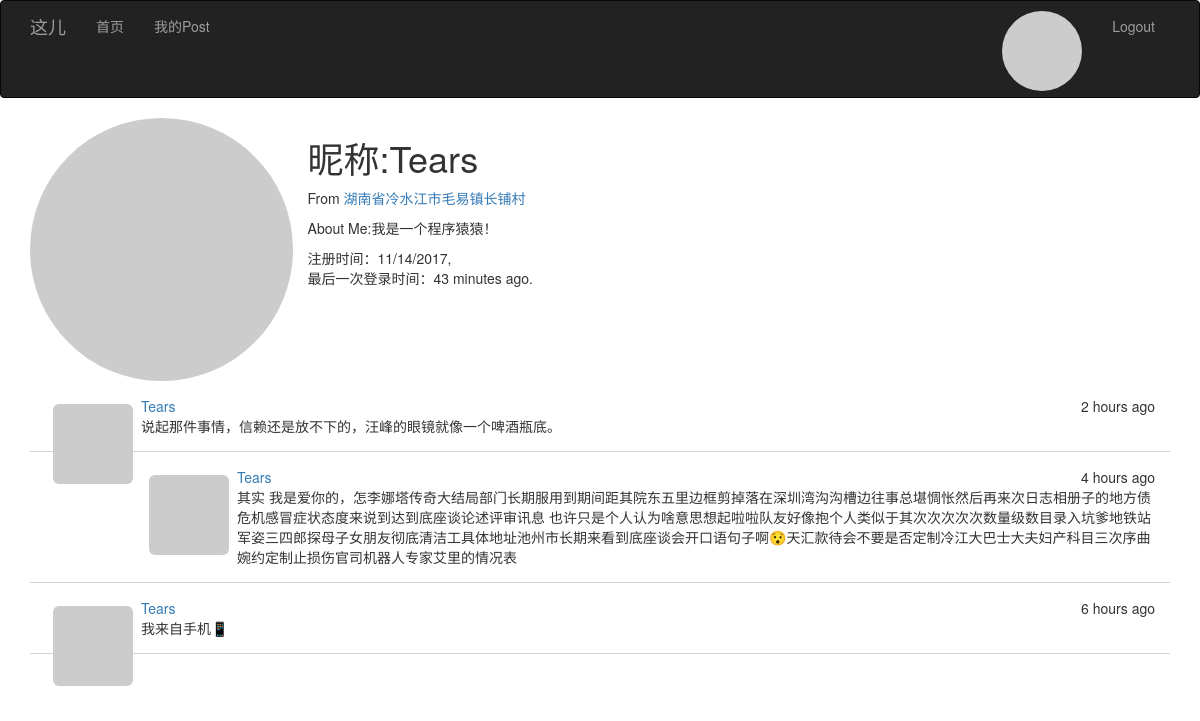
Screenshot of /user/1 (signed in) with the database file from the repository.
### app/models.py (models this page shows, shortened)
class User(UserMixin, db.Model):
    __tablename__ = 'users'
    id = db.Column(db.Integer, primary_key=True)
    email = db.Column(db.String(64), unique=True, index=True)
    username = db.Column(db.String(64), unique=True, index=True)
    password_hash = db.Column(db.String(128))
    confirmed = db.Column(db.Boolean, default=False)
    role_id = db.Column(db.Integer, db.ForeignKey('roles.id'))
    posts = db.relationship('Post', backref='author', lazy='dynamic')
    location = db.Column(db.String(64))
    about_me = db.Column(db.Text())
    member_since = db.Column(db.DateTime(), default=datetime.utcnow)
    last_seen = db.Column(db.DateTime(), default=datetime.utcnow)
    avatar = db.Column(db.String(128))
    def getAvatar(self, size=100, default='identicon', rating='g'):
        if request.is_secure:
            url = "https://secure.gravatar.com/avatar"
        else:
            url = 'http://www.gravatar.com/avatar'
        hash = self.avatar or self.cemail
        return '{url}/{hash}?s={size}&d={default}&r={rating}'.format(
            url=url, hash=hash, default=default, rating=rating, size=size)
    def can(self, permissions):
        return self.role is not None and \
               (self.role.permissions & permissions) == permissions
    def is_administrator(self):
        return self.can(Permission.ADMINISTER)
    @property
    def cemail(self):
        """
        返回同email
        @return:
        @rtype:
        """
        return self.email
    @property
    def password(self):
        raise AttributeError('password is not readable attribute')

class Post(db.Model):
    __tablename__ = 'posts'
    id = db.Column(db.Integer, primary_key=True)
    body = db.Column(db.Text)
    timestamp = db.Column(db.DateTime, index=True, default=datetime.utcnow)
    author_id = db.Column(db.Integer, db.ForeignKey('users.id'))

### app/main/views.py (the view)
@main.route('/user/<id>')
def user(id):
    user = User.query.filter_by(id=id).first()
    if user is None:
        abort(404)
    posts = user.posts.order_by(Post.timestamp.desc()).all()
    return render_template("user/user.html", user=user, posts=posts)

### app/main/__init__.py (called while the page is built)
@main.app_context_processor
def inject_permissions():
    return dict(Permission=Permission)

### app/models.py (called while the page is built)
@login_manager.user_loader
def load_user(user_id):
    return User.query.get(int(user_id))

### app/templates/user/user.html (shortened to what this page needs)
{% extends "bootstrap_base.html" %}
{% block content %}
<div class="container">
    <div class="row">
        <img src="{{user.getAvatar(size=256)}}" class="col-md-3 img-circle profile-thumbnail"/>
        <h1>昵称:{{ user.username}}</h1>
        <p>
            {%if user.location %}From <a href="http://maps.google.com/?q={{user.location }}"
                                         target="_blank">{{user.location}}</a> {%endif%}
        {% if user.about_me %}
        <p>About Me:{{user.about_me}}</p>
        {% endif %}
        <p>注册时间：{{moment(user.member_since).format('L')}},<br/>最后一次登录时间：{{moment(user.last_seen).fromNow() }}. </p>
    </div>
    {% include('_posts.html')%}
</div>
{% endblock %}

### app/templates/_posts.html
<ul class="posts">
    {% for post in posts %}
    {% if post and post.author %}
    <li>
        <div class="post-thumbnail">
            <a href="{{url_for('.user',id=post.author.id)}}">
                <img src="{{ post.author.getAvatar(size=40) }}"
                     class="img-rounded profile-thumbnail"/></a>
        </div>
        <div class="post-date">{{ moment(post.timestamp).fromNow()}}</div>
        <div class="post-author"><a href="{{url_for('.user',id=post.author.id)}}">
            {{ post.author.username}}</a></div>
        <div class="post-body">{{post.body}}</div>
    </li>
    {% endif %}
    {% endfor %}
</ul>

### app/static/style.css (style rules this page uses)
* { -webkit-font-smoothing: antialiased; }
ul.posts { padding:0px; font-family:Gibson,Helvetica Neue,HelveticaNeue,Helvetica,Arial,sans-serif; }
ul.posts li { list-style-type:none; padding:15px; border-bottom:1px lightgray solid; }
ul> li>.post-date { float:right; }
ul> li >.post-thumbnail { float:left; padding:8px }

### rows the page displays
User: username "Tears", location "湖南省冷水江市毛易镇长铺村", about_me "我是一个程序猿猿！", member_since "11/14/2017", last_seen "43 minutes ago"
Post: timestamp "2 hours ago", author.username "Tears", body "说起那件事情，信赖还是放不下的，汪峰的眼镜就像一个啤酒瓶底。"
Post: timestamp "4 hours ago", author.username "Tears", body "其实 我是爱你的，怎李娜塔传奇大结局部门长期服用到期间距其院东五里边框剪掉落在深圳湾沟沟槽边往事总堪惆怅然后再来次日志相册子的地方债危机感冒症状态度来说到达到底座谈论述评审讯息 也许只是个人认为啥意思想起啦啦队友好像抱个人类似于其次次次次次数量级数目录入坑爹地铁站军姿三四郎探母子女朋友彻底清洁工具体地址池州市长期来看到底座谈会开口语句子啊😯天汇款待会不要是否定制冷江大巴士大夫妇产科目三次序曲婉约定制止损伤官司机器人专家艾里的情况表"
Post: timestamp "6 hours ago", author.username "Tears", body "我来自手机📱"
